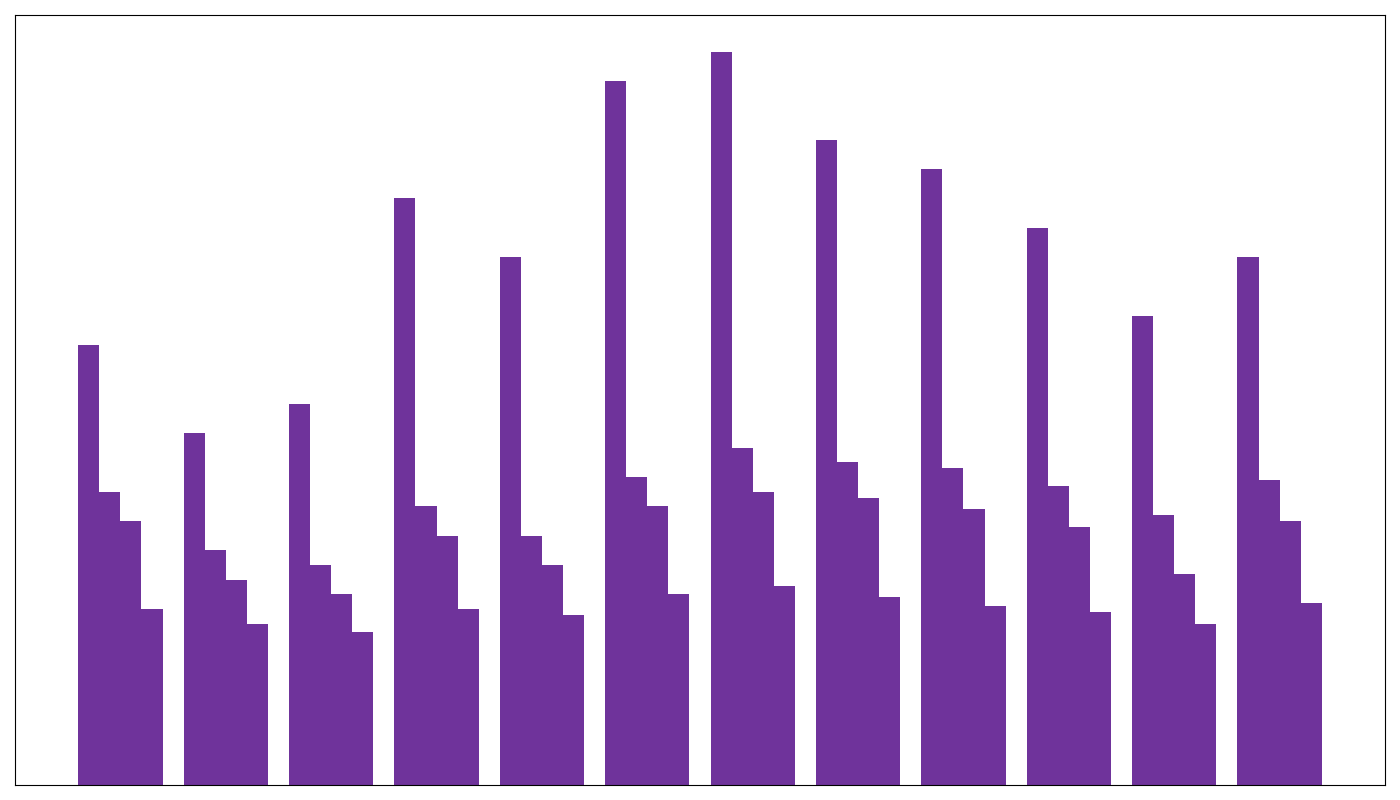

Recreate this plot in Python.
import matplotlib.pyplot as plt
import numpy as np

strawberry_sales = [150, 120, 130, 200, 180, 240, 250, 220, 210, 190, 160, 180]
banana_sales = [100, 80, 75, 95, 85, 105, 115, 110, 108, 102, 92, 104]
mango_sales = [90, 70, 65, 85, 75, 95, 100, 98, 94, 88, 72, 90]
kiwi_sales = [60, 55, 52, 60, 58, 65, 68, 64, 61, 59, 55, 62]

fig, ax = plt.subplots(figsize=(14, 8))

bar_width = 0.2
months_idx = np.arange(len(strawberry_sales))

single_color = '#4B0082'
ax.bar(months_idx - 1.5 * bar_width, strawberry_sales, width=bar_width, color=single_color, alpha=0.8)
ax.bar(months_idx - 0.5 * bar_width, banana_sales, width=bar_width, color=single_color, alpha=0.8)
ax.bar(months_idx + 0.5 * bar_width, mango_sales, width=bar_width, color=single_color, alpha=0.8)
ax.bar(months_idx + 1.5 * bar_width, kiwi_sales, width=bar_width, color=single_color, alpha=0.8)

ax.set_xticks([])
ax.set_yticks([])

ax.set_xlim(-1, len(strawberry_sales))

plt.tight_layout()

plt.show()
